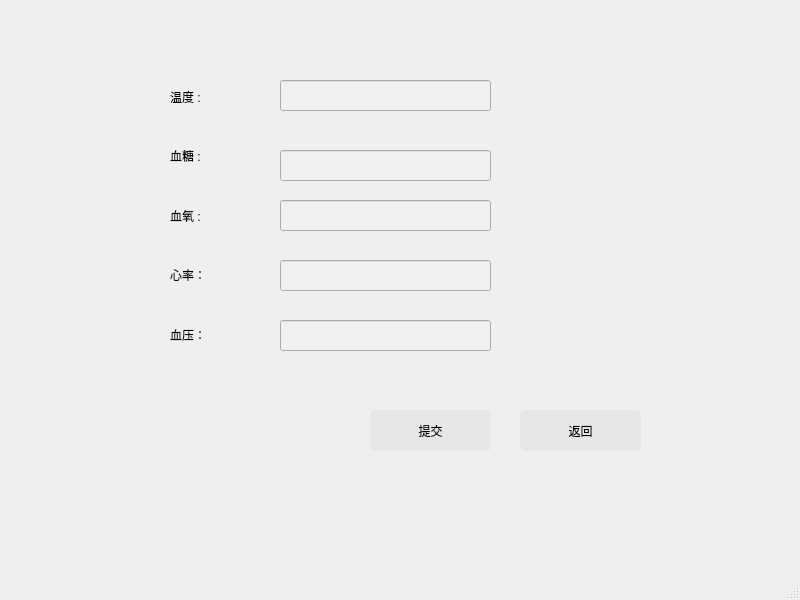
<?xml version="1.0" encoding="UTF-8"?>
<ui version="4.0">
 <class>DataWindow</class>
 <widget class="QMainWindow" name="DataWindow">
  <property name="geometry">
   <rect>
    <x>0</x>
    <y>0</y>
    <width>800</width>
    <height>600</height>
   </rect>
  </property>
  <property name="windowTitle">
   <string>MainWindow</string>
  </property>
  <widget class="QWidget" name="centralwidget">
   <widget class="QLineEdit" name="bloodGluseLineEdit">
    <property name="geometry">
     <rect>
      <x>280</x>
      <y>150</y>
      <width>211</width>
      <height>31</height>
     </rect>
    </property>
    <property name="styleSheet">
     <string notr="true">background-color : rgb(240,240,240);
color : rgb(0,0,0);
border-color: : transparent;
color : rgb(255,255,255);</string>
    </property>
   </widget>
   <widget class="QPushButton" name="commitPushButton">
    <property name="geometry">
     <rect>
      <x>370</x>
      <y>410</y>
      <width>121</width>
      <height>41</height>
     </rect>
    </property>
    <property name="styleSheet">
     <string notr="true">
QPushButton{
                   background-color:rgba(220,220,220,120);
                   border-style:outset;                                                             
                   border-radius:5px;                     
                   font: 75 15pt &quot;华文行楷&quot;;           
                   padding:6px;
                   }

                   QPushButton:pressed{
                   background-color:rgba(100,100,100,180);
                   border-color:rgba(100,100,100,30);
                   border-style:inset;
                   }
                   QPushButton:hover{
                   background-color:rgba(100,255,100,100);
                   border-color:rgba(255,255,255,200);
}
</string>
    </property>
    <property name="text">
     <string>提交</string>
    </property>
   </widget>
   <widget class="QLineEdit" name="bloodOxygenLineEdit">
    <property name="geometry">
     <rect>
      <x>280</x>
      <y>200</y>
      <width>211</width>
      <height>31</height>
     </rect>
    </property>
    <property name="styleSheet">
     <string notr="true">background-color : rgb(240,240,240);
color : rgb(0,0,0);
border-color: : transparent;
color : rgb(255,255,255);</string>
    </property>
   </widget>
   <widget class="QLineEdit" name="temperatureLineEdit">
    <property name="geometry">
     <rect>
      <x>280</x>
      <y>80</y>
      <width>211</width>
      <height>31</height>
     </rect>
    </property>
    <property name="styleSheet">
     <string notr="true">background-color : rgb(240,240,240);
color : rgb(0,0,0);
border-color: : transparent;
color : rgb(255,255,255);</string>
    </property>
   </widget>
   <widget class="QPushButton" name="backBtn">
    <property name="geometry">
     <rect>
      <x>520</x>
      <y>410</y>
      <width>121</width>
      <height>41</height>
     </rect>
    </property>
    <property name="styleSheet">
     <string notr="true">
QPushButton{
                   background-color:rgba(220,220,220,120);
                   border-style:outset;                                                             
                   border-radius:5px;                     
                   font: 75 15pt &quot;华文行楷&quot;;           
                   padding:6px;
                   }

                   QPushButton:pressed{
                   background-color:rgba(100,100,100,180);
                   border-color:rgba(100,100,100,30);
                   border-style:inset;
                   }
                   QPushButton:hover{
                   background-color:rgba(100,255,100,100);
                   border-color:rgba(255,255,255,200);
}
</string>
    </property>
    <property name="text">
     <string>返回</string>
    </property>
   </widget>
   <widget class="QLineEdit" name="bloodPresureLineEdit">
    <property name="geometry">
     <rect>
      <x>280</x>
      <y>320</y>
      <width>211</width>
      <height>31</height>
     </rect>
    </property>
    <property name="styleSheet">
     <string notr="true">background-color : rgb(240,240,240);
color : rgb(0,0,0);
border-color: : transparent;
color : rgb(255,255,255);</string>
    </property>
    <property name="text">
     <string/>
    </property>
   </widget>
   <widget class="QLineEdit" name="heartRateLineEdit">
    <property name="geometry">
     <rect>
      <x>280</x>
      <y>260</y>
      <width>211</width>
      <height>31</height>
     </rect>
    </property>
    <property name="styleSheet">
     <string notr="true">background-color : rgb(240,240,240);
color : rgb(0,0,0);
border-color: : transparent;
color : rgb(255,255,255);</string>
    </property>
    <property name="text">
     <string/>
    </property>
   </widget>
   <widget class="QWidget" name="verticalLayoutWidget">
    <property name="geometry">
     <rect>
      <x>170</x>
      <y>70</y>
      <width>101</width>
      <height>291</height>
     </rect>
    </property>
    <layout class="QVBoxLayout" name="verticalLayout">
     <item>
      <widget class="QLabel" name="label">
       <property name="styleSheet">
        <string notr="true">font: 75 15pt &quot;华文行楷&quot;;
color : rgb(0,0,0);</string>
       </property>
       <property name="text">
        <string>温度 :</string>
       </property>
      </widget>
     </item>
     <item>
      <widget class="QLabel" name="label_2">
       <property name="styleSheet">
        <string notr="true">font: 75 15pt &quot;华文行楷&quot;;
color : rgb(0,0,0);</string>
       </property>
       <property name="text">
        <string>血糖 :</string>
       </property>
      </widget>
     </item>
     <item>
      <widget class="QLabel" name="label_3">
       <property name="styleSheet">
        <string notr="true">font: 75 15pt &quot;华文行楷&quot;;
color : rgb(0,0,0);</string>
       </property>
       <property name="text">
        <string>血氧 :</string>
       </property>
      </widget>
     </item>
     <item>
      <widget class="QLabel" name="label_4">
       <property name="styleSheet">
        <string notr="true">font: 75 15pt &quot;华文行楷&quot;;
color : rgb(0,0,0);</string>
       </property>
       <property name="text">
        <string>心率：</string>
       </property>
      </widget>
     </item>
     <item>
      <widget class="QLabel" name="label_5">
       <property name="styleSheet">
        <string notr="true">font: 75 15pt &quot;华文行楷&quot;;
color : rgb(0,0,0);</string>
       </property>
       <property name="text">
        <string>血压：</string>
       </property>
      </widget>
     </item>
    </layout>
   </widget>
  </widget>
  <widget class="QMenuBar" name="menubar">
   <property name="geometry">
    <rect>
     <x>0</x>
     <y>0</y>
     <width>800</width>
     <height>26</height>
    </rect>
   </property>
  </widget>
  <widget class="QStatusBar" name="statusbar"/>
 </widget>
 <resources/>
 <connections/>
</ui>
